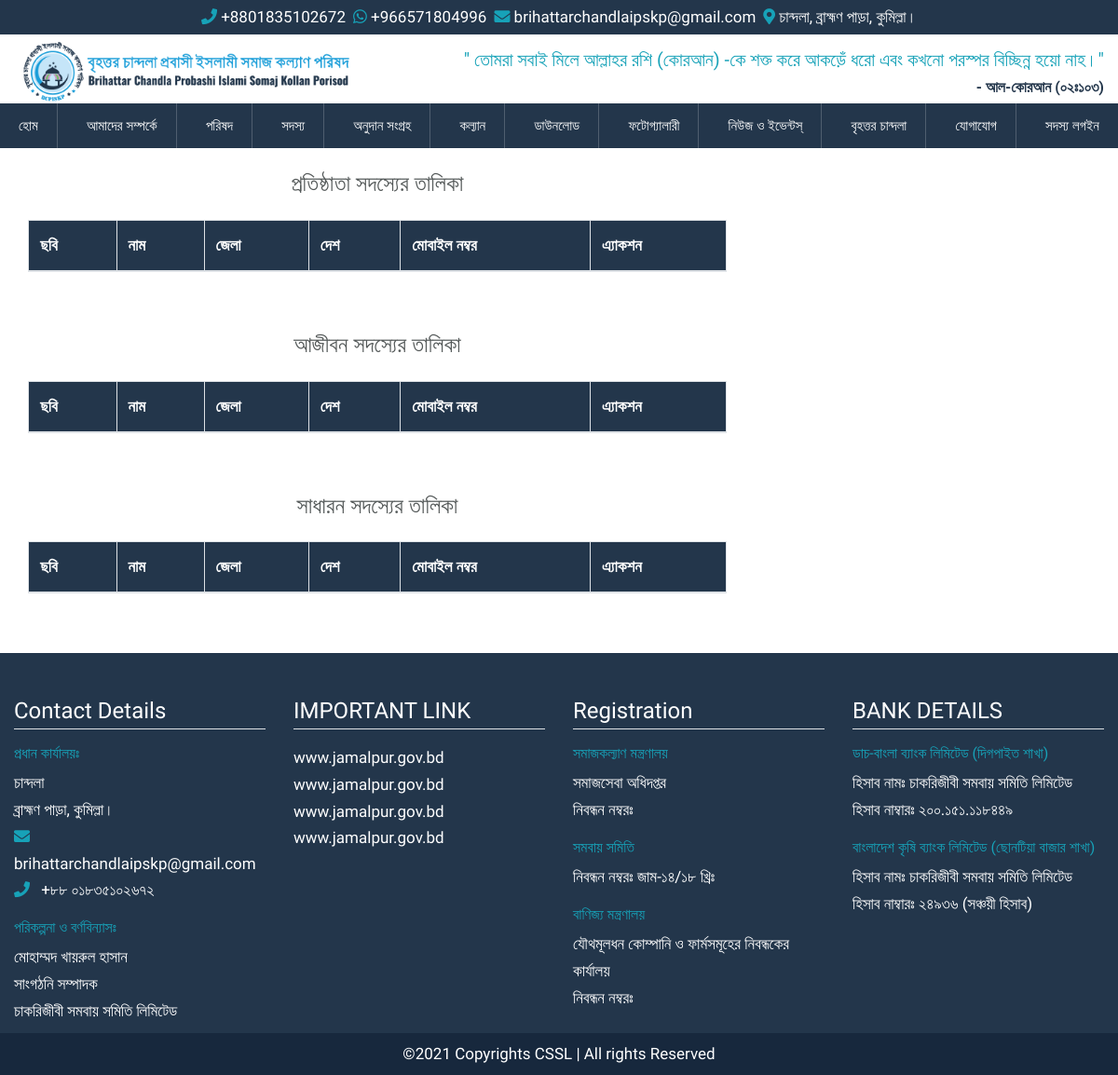
Page /member-list on the earlier database version.
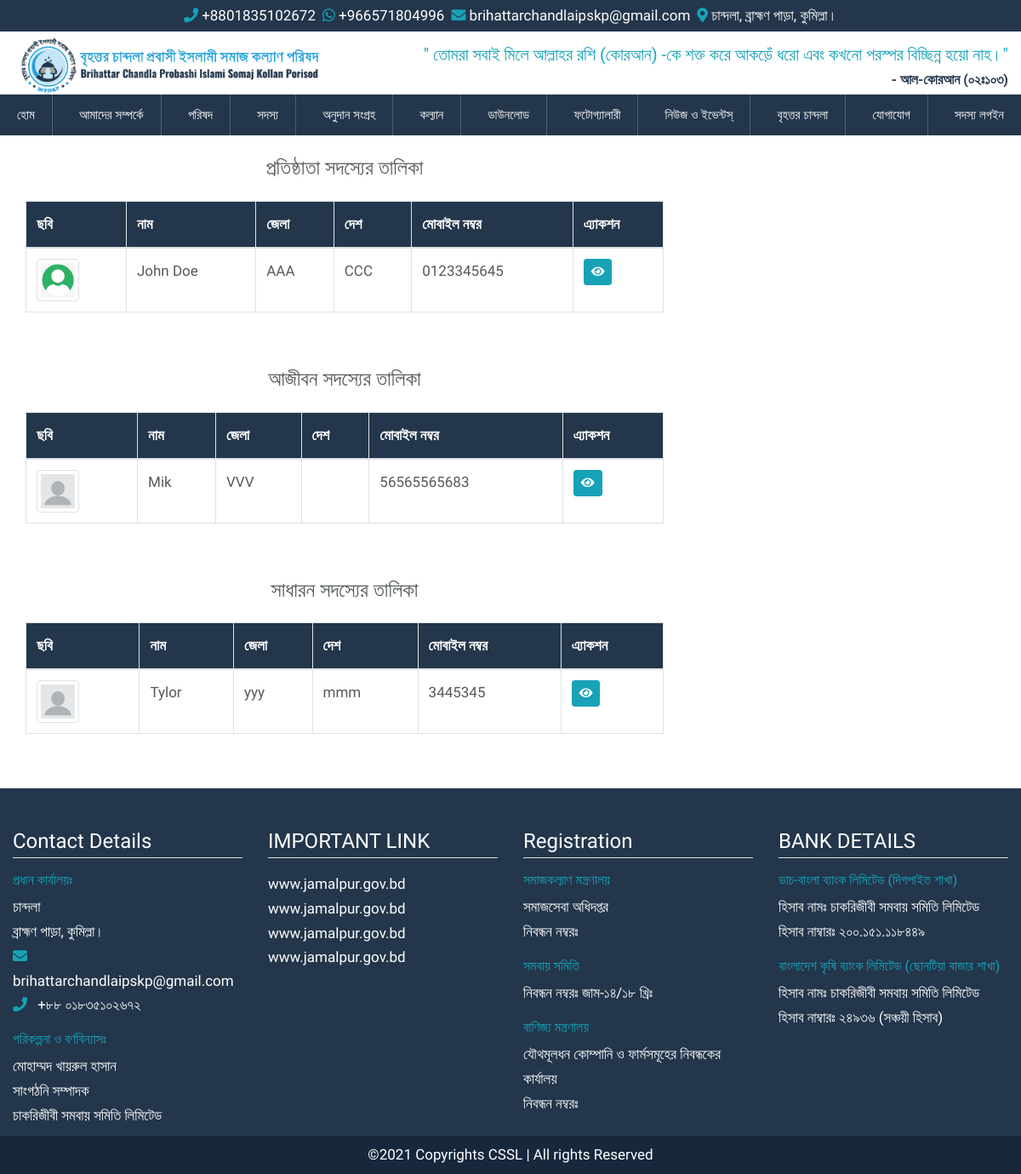
Same page on the later database version.
### src/models.py (models this page shows, shortened)
class Member(models.Model):
    user = models.OneToOneField(
        User, on_delete=models.CASCADE, blank=True, related_name="member"
    )
    full_name = models.CharField(max_length=255, blank=True, default="")
    father_name = models.CharField(max_length=255, blank=True, default="")
    mother_name = models.CharField(max_length=255, blank=True, default="")
    zilla = models.CharField(max_length=63, blank=True, default="")
    upazilla = models.CharField(max_length=63, blank=True, default="")
    country = models.CharField(max_length=127, blank=True, default="")
    image = models.ImageField(upload_to="member/images", blank=True, null=True)
    phone = models.CharField(max_length=32, blank=True, default="")
    whatsapp_number = models.CharField(max_length=32, blank=True, default="")
    fb_link = models.URLField(blank=True, default="")
    passport = models.CharField(max_length=63, blank=True, default="")
    date_of_birth = models.DateField(blank=True, null=True)
    image = models.ImageField(upload_to="img/members", blank=True, null=True)
    member_type = models.CharField(choices=choice, max_length=24, default="")
    is_agreed = models.BooleanField(default=False)
    is_approved = models.BooleanField(default=False)
    class Meta:
        verbose_name = ""
        verbose_name_plural = "Members"

### src/views.py (the view)
# urls.py: path("member-list", member_list, name="member_list"),
def member_list(request):
    members = Member.objects.filter(
        member_type__in=["f", "l", "g"], is_approved=True
    ).order_by("-id")
    context = {
        "founding_members": members.filter(member_type="f"),
        "lifetime_members": members.filter(member_type="l"),
        "general_members": members.filter(member_type="g"),
    }
    return render(request, "pages/member/member_list.html", context)

### templates/pages/member/member_list.html (shortened to what the changed rows need)
{% extends 'base.html' %}
{% load static %}
{% block content %}
<div class="container-fluid">
    <div class="row">
        <div class="col-8">
            <div class="row">
                <div class="col-12">
                    <div class="table-responsive">
                        <table class="table table-bordered">
                            <thead class="bg-blue">
                                <tr>
                                    <th>ছবি</th>
                                    <th>নাম</th>
                                    <th>জেলা</th>
                                    <th>দেশ</th>
                                    <th>মোবাইল নম্বর</th>
                                    <th>এ্যাকশন</th>
                                </tr>
                            </thead>
                            <tbody>
                                {% for member in founding_members %}
                                <tr>
                                    <td>
                                        <img class="img-thumbnail member-list-imge"
                                            src="{% if member.image %} {{member.image.url}} {%else%} {% static 'img/default_member.png' %} {% endif %}"
                                            alt="{{member.name}}">
                                    </td>
                                    <td>{{ member.full_name }}</td>
                                    <td>{{ member.zilla }}</td>
                                    <td>{{ member.country }}</td>
                                    <td>{{ member.phone }}</td>
                                    <td>
                                        <a class="btn btn-info btn-sm text-white"
                                            href="{% url 'member_detail' member.pk %}">
                                            <i class="fa fa-eye"></i>
                                        </a>
                                    </td>
                                </tr>
                                {% endfor %}
                            </tbody>
                        </table>
                    </div>
                </div>
                <div class="col-12 mt-5">
                    <div class="table-responsive">
                        <table class="table table-bordered">
                            <thead class="bg-blue">
                                <tr>
                                    <th>ছবি</th>
                                    <th>নাম</th>
                                    <th>জেলা</th>
                                    <th>দেশ</th>
                                    <th>মোবাইল নম্বর</th>
                                    <th>এ্যাকশন</th>
                                </tr>
                            </thead>
                            <tbody>
                                {% for member in lifetime_members %}
                                <tr>
                                    <td>
                                        <img class="img-thumbnail member-list-imge"
                                            src="{% if member.image %} {{member.image.url}} {%else%} {% static 'img/default_member.png' %} {% endif %}"
                                            alt="{{member.name}}">
                                    </td>
                                    <td>{{ member.full_name }}</td>
                                    <td>{{ member.zilla }}</td>
                                    <td>{{ member.country }}</td>
                                    <td>{{ member.phone }}</td>
                                    <td>
                                        <a class="btn btn-info btn-sm text-white"
                                            href="{% url 'member_detail' member.pk %}">
                                            <i class="fa fa-eye"></i>
                                        </a>
                                    </td>
                                </tr>
                                {% endfor %}
                            </tbody>
                        </table>
                    </div>
                </div>
                <div class="col-12 mt-5">
                    <div class="table-responsive">
                        <table class="table table-bordered">
                            <thead class="bg-blue">
                                <tr>
                                    <th>ছবি</th>
                                    <th>নাম</th>
                                    <th>জেলা</th>
                                    <th>দেশ</th>
                                    <th>মোবাইল নম্বর</th>
                                    <th>এ্যাকশন</th>
                                </tr>
                            </thead>
                            <tbody>
                                {% for member in general_members %}
                                <tr>
                                    <td>
                                        <img class="img-thumbnail member-list-imge"
                                            src="{% if member.image %} {{member.image.url}} {%else%} {% static 'img/default_member.png' %} {% endif %}"
                                            alt="{{member.name}}">
                                    </td>
                                    <td>{{ member.full_name }}</td>
                                    <td>{{ member.zilla }}</td>
                                    <td>{{ member.country }}</td>
                                    <td>{{ member.phone }}</td>
                                    <td>
                                        <a class="btn btn-info btn-sm text-white"
                                            href="{% url 'member_detail' member.pk %}">
                                            <i class="fa fa-eye"></i>
                                        </a>
                                    </td>
                                </tr>
                                {% endfor %}
                            </tbody>
                        </table>
                    </div>
                </div>
            </div>
        </div>
    </div>
</div>
{% endblock content %}

Differences in the rows shown:
added Member: image (placeholder picture), full_name "John Doe", zilla "AAA", country "CCC", phone "0123345645", shown under "প্রতিষ্ঠাতা সদস্যের তালিকা"
added Member: full_name "Mik", zilla "VVV", phone "56565565683", shown under "আজীবন সদস্যের তালিকা"
added Member: full_name "Tylor", zilla "yyy", country "mmm", phone "3445345", shown under "সাধারন সদস্যের তালিকা"
